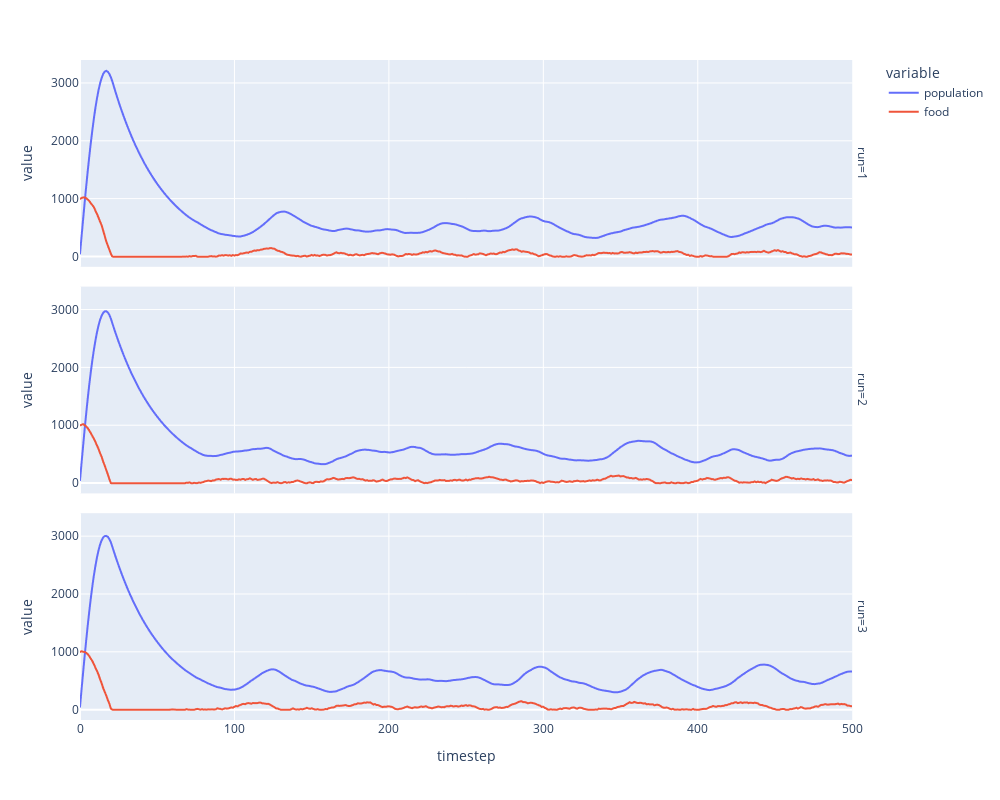

Notebook cell for this chart:
### Markdown cell above
### Simulation Analysis

### Code cell
import plotly.express as px

px.line(df, x='timestep', y=['population', 'food'], facet_row='run', height=800, width=1000)

### Figure 1 — Plotly figure (JSON) as saved in the notebook; plotly's stock layout.template omitted (floating-point values rounded to 4 significant figures; data arrays with more than 128 entries replaced by an {"elided": "..."} marker saying what was removed)
{"data": [{"hovertemplate": "variable=population<br>run=1<br>timestep=%{x}<br>value=%{y}<extra></extra>", "legendgroup": "population", "line": {"color": "#636efa", "dash": "solid"}, "marker": {"symbol": "circle"}, "mode": "lines", "name": "population", "showlegend": true, "type": "scattergl", "x": {"elided": "501 int values"}, "xaxis": "x3", "y": {"elided": "501 int values"}, "yaxis": "y3"}, {"hovertemplate": "variable=population<br>run=2<br>timestep=%{x}<br>value=%{y}<extra></extra>", "legendgroup": "population", "line": {"color": "#636efa", "dash": "solid"}, "marker": {"symbol": "circle"}, "mode": "lines", "name": "population", "showlegend": false, "type": "scattergl", "x": {"elided": "501 int values"}, "xaxis": "x2", "y": {"elided": "501 int values"}, "yaxis": "y2"}, {"hovertemplate": "variable=population<br>run=3<br>timestep=%{x}<br>value=%{y}<extra></extra>", "legendgroup": "population", "line": {"color": "#636efa", "dash": "solid"}, "marker": {"symbol": "circle"}, "mode": "lines", "name": "population", "showlegend": false, "type": "scattergl", "x": {"elided": "501 int values"}, "xaxis": "x", "y": {"elided": "501 int values"}, "yaxis": "y"}, {"hovertemplate": "variable=food<br>run=1<br>timestep=%{x}<br>value=%{y}<extra></extra>", "legendgroup": "food", "line": {"color": "#EF553B", "dash": "solid"}, "marker": {"symbol": "circle"}, "mode": "lines", "name": "food", "showlegend": true, "type": "scattergl", "x": {"elided": "501 int values"}, "xaxis": "x3", "y": {"elided": "501 float values"}, "yaxis": "y3"}, {"hovertemplate": "variable=food<br>run=2<br>timestep=%{x}<br>value=%{y}<extra></extra>", "legendgroup": "food", "line": {"color": "#EF553B", "dash": "solid"}, "marker": {"symbol": "circle"}, "mode": "lines", "name": "food", "showlegend": false, "type": "scattergl", "x": {"elided": "501 int values"}, "xaxis": "x2", "y": {"elided": "501 float values"}, "yaxis": "y2"}, {"hovertemplate": "variable=food<br>run=3<br>timestep=%{x}<br>value=%{y}<extra></extra>", "legendgroup": "food", "line": {"color": "#EF553B", "dash": "solid"}, "marker": {"symbol": "circle"}, "mode": "lines", "name": "food", "showlegend": false, "type": "scattergl", "x": {"elided": "501 int values"}, "xaxis": "x", "y": {"elided": "501 float values"}, "yaxis": "y"}], "layout": {"annotations": [{"font": {}, "showarrow": false, "text": "run=3", "textangle": 90, "x": 0.98, "xanchor": "left", "xref": "paper", "y": 0.1567, "yanchor": "middle", "yref": "paper"}, {"font": {}, "showarrow": false, "text": "run=2", "textangle": 90, "x": 0.98, "xanchor": "left", "xref": "paper", "y": 0.5, "yanchor": "middle", "yref": "paper"}, {"font": {}, "showarrow": false, "text": "run=1", "textangle": 90, "x": 0.98, "xanchor": "left", "xref": "paper", "y": 0.8433, "yanchor": "middle", "yref": "paper"}], "height": 800, "legend": {"title": {"text": "variable"}, "tracegroupgap": 0}, "margin": {"t": 60}, "width": 1000, "xaxis": {"anchor": "y", "domain": [0, 0.98], "title": {"text": "timestep"}}, "xaxis2": {"anchor": "y2", "domain": [0, 0.98], "matches": "x", "showticklabels": false}, "xaxis3": {"anchor": "y3", "domain": [0, 0.98], "matches": "x", "showticklabels": false}, "yaxis": {"anchor": "x", "domain": [0, 0.3133], "title": {"text": "value"}}, "yaxis2": {"anchor": "x2", "domain": [0.3433, 0.6567], "matches": "y", "title": {"text": "value"}}, "yaxis3": {"anchor": "x3", "domain": [0.6867, 1.0], "matches": "y", "title": {"text": "value"}}}}
